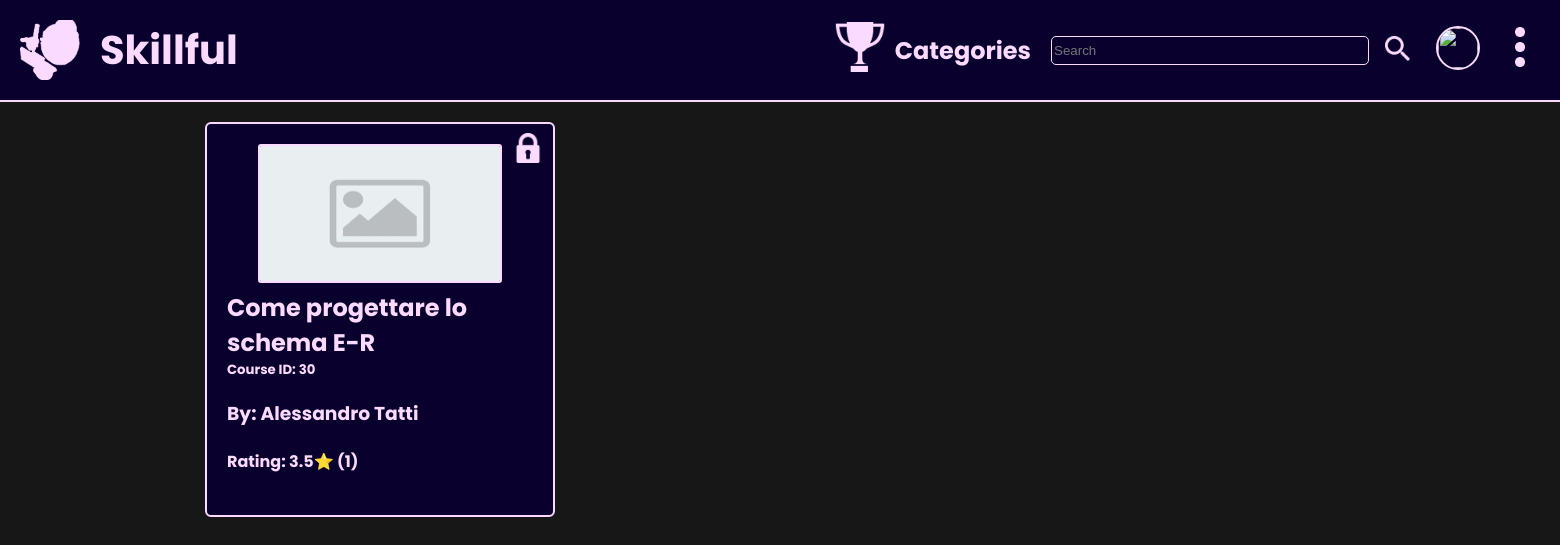
The app's page /Skillful_PHP/Skillful/home.php?category=1 (signed in) with its own data.
### tables this page shows
CREATE TABLE `courses` (
  `id` int(11) NOT NULL,
  `name` varchar(50) NOT NULL,
  `creation_date` datetime NOT NULL,
  `description` blob DEFAULT NULL,
  `verified` tinyint(4) NOT NULL DEFAULT 0,
  `folder` blob NOT NULL,
  `category` int(11) DEFAULT NULL,
  `user_created` int(11) NOT NULL,
  `state` tinyint(4) NOT NULL DEFAULT 0
);

### Skillful_PHP/Skillful/home.php (the view, shortened to what this page needs)
<!DOCTYPE html>
<html lang="en">
<head>
    <link rel="stylesheet" type="text/css" href="styles/style.css">
    <link rel="stylesheet" type="text/css" href="styles/styleHomePage.css">
    <link rel="stylesheet" type="text/css" href="styles/styleHomeShared.css">
</head>
<body>
    <?php
        include "db_connection.php";
        if (!isset($_SESSION['user_id'])) {
            header('Location: login.php');
        } else {
            $user_id = $_SESSION['user_id'];
            $getUser = "SELECT * FROM users WHERE id = $user_id";
            $result = mysqli_query($connection, $getUser);
            if($result){
                if(mysqli_num_rows($result) > 0){
                    $row = mysqli_fetch_assoc($result);
                    if($row['role'] == 1){
                        $admin = true;
                    } else {
                        $admin = 0;
                    }
                } else {
                    header('Location: login.php');
                }
            }
        }
    ?>
    <div id="header">
        <a href="home.php" id="logoBox">
            <img id="logo" class="img" src="assets/icons/logo/logo0.png">
            <h1 id="title">Skillful</h1>
        </a>
        <div id="rightHeader">
            <div id="leaderboardButton">
                <a href="leaderboard.php" style="margin-right: 10px; width: 50px; height: 50px"><img class="img" src="assets/icons/leaderboardButton/leaderboard0.png" width=50px height=50px></a>
            </div>
            <div id="categoriesButton">
                <h2>Categories</h2>
            </div>
            <div id="searchBar">
                <form id="searchForm" action="" method="GET">
                    <input id="bar" type="text" placeholder="Search" name="search">
                    <button type="submit" style="background-color: transparent; margin-left: 10px; border: none; cursor: pointer"><img width="25px" height="25px" class="img" src="assets/icons/searchButton/searchButton0.png"></button>
                </form>
            </div>
            <div id="profileIcon">
                <?php
                    echo "<a href='viewProfile.php?userid=".$GLOBALS['user_id']."'><img id='pfp' src='".$GLOBALS['profilePic']."'></a>";
                ?>
            </div>
            <div id="optionsButton" state=0>
                <img src="assets/icons/optionsButton/optionsButton0.png" id="options" class="img">
            </div>
        </div>
    </div>
        <?php
            $sqlCode = "SELECT * FROM categories";
            $result = mysqli_query($connection, $sqlCode);
        ?>
    <div id="mainBody">
        <?php
            if($_SERVER['REQUEST_METHOD'] == 'GET'){
                if(isset($_GET['category'])){
                    echo '<div id="results">';
                    $category = $_GET['category'];
                    $sqlCode = "SELECT * FROM courses_view WHERE category = '$category' AND (state = 1 OR user_created = ".$user_id." OR ".$admin." = TRUE) ORDER BY verified DESC, state DESC, avgRating DESC";
                    $result = mysqli_query($connection, $sqlCode);
                } else if(isset($_GET["search"])){
                    echo '<div id="results">';
                    $search = $_GET['search'];
                    $sqlCode = "SELECT * FROM courses_view WHERE name LIKE '%$search%' AND (state = 1 OR user_created = ".$user_id." OR ".$admin." = TRUE) ORDER BY verified DESC, state DESC, avgRating DESC";
                    $result = mysqli_query($connection, $sqlCode);
                }
                if($result){
                    if(mysqli_num_rows($result) > 0){
                        while($row = mysqli_fetch_assoc($result)){
                            echo "<a class='courseResult clickableBoxLink' href='viewCourse.php?courseId=".$row["course_id"]."'><div class='courseDiv'>";
                            if($row['verified'] == 1){
                                echo "<img class='verifiedIcon img' src='assets/icons/verifiedIcon/verifiedIcon0.png'>";
                            } else if($row['state'] == 0){
                                echo "<img class='verifiedIcon img' src='assets/icons/lockIcon/lockIcon0.png'>";
                            }
                            echo "<img class='courseThumbnail' src='".$row['folder']."thumbnail.png'><h2>".$row['name']."</h2><h5>Course ID: ".$row['course_id']."<h3>By: ".$row['username']."</h3></h5>";
                            if($row['nComments']>0){
                                echo "<h4>Rating: ".$row['avgRating']."⭐ (".$row['nComments'].")</h4>";
                            } else {
                                echo "<h4>No rating</h4>";
                            }
                            echo "</div></a>";
                        }
                    } else {
                        echo "<h2>No results</h2>";
                    }
                } else {
                    echo "Errore nella query";
                }
            }
            echo '</div>';
        ?>
        </div>
</body>
</html>

### Skillful_PHP/Skillful/styles/style.css (style rules this page uses)
:root { --primary: #171717; --textcolor: #f0f8ff; --windowbg: #09002e; --boxbg: #270042; }
body { font-family: 'Poppins', sans-serif; color: var(--textcolor); background-color: var(--primary); margin: 0; overflow-x: hidden; }
.clickableBoxLink { text-decoration: none; color: var(--textcolor); }

### Skillful_PHP/Skillful/styles/styleHomePage.css (style rules this page uses)
#categoriesButton { cursor: pointer; }
#searchBar { margin-left: 20px; }
#results { z-index: 0; padding: 20px; display: grid; grid-template-columns: repeat(4, 350px); column-gap: 50px; row-gap: 50px; position: relative; width: fit-content; margin-left: 50%; transform: translateX(-50%); }
.courseResult { padding: 20px; border: 2px solid var(--textcolor); background-color: var(--windowbg); border-radius: 6px; cursor: pointer; }
.courseResult h2, .courseResult h5 { margin: 0; }
.courseThumbnail { width: 240px; height: 135px; margin-left: 50%; transform: translateX(-50%); border: 2px solid var(--textcolor); border-radius: 3px; }
#searchForm { display: flex; align-items: center; }
#bar { width: 20vw; background-color: transparent; border: 1px solid var(--textcolor); height: 25px; border-radius: 5px; color: var(--textcolor); }
.courseDiv { position: relative; }
.verifiedIcon { position: absolute; top: -5%; right: -5%; margin: 5px; height: 30px; width: 30px; z-index: 1; }
@media only screen and (max-width: 1600px) and (min-width: 1201px) { #results { grid-template-columns: repeat(3, 350px); } }

### Skillful_PHP/Skillful/styles/styleHomeShared.css (style rules this page uses)
#logoBox { display: flex; align-items: center; text-decoration: none; color: var(--textcolor); }
#logo { width: 60px; height: 60px; margin: 20px; }
#title { margin: 0; font-size: 40px; }
#header { display: flex; align-items: center; justify-content: space-between; width: 100%; border-bottom: 2px solid var(--textcolor); background-color: var(--windowbg); z-index: 21; position: relative; }
#rightHeader { display: flex; align-items: center; }
#pfp { width: 40px; height: 40px; margin-right: 20px; margin-left: 20px; border-radius: 50%; border: 2px solid var(--textcolor); }
#options { width: 40px; height: 40px; margin-right: 20px; cursor: pointer; }

### records on screen
courses: verified 0 (drawn), folder (picture), name "Come progettare lo schema E-R", course_id "30", username "Alessandro Tatti", avgRating "3.5", nComments "1"
